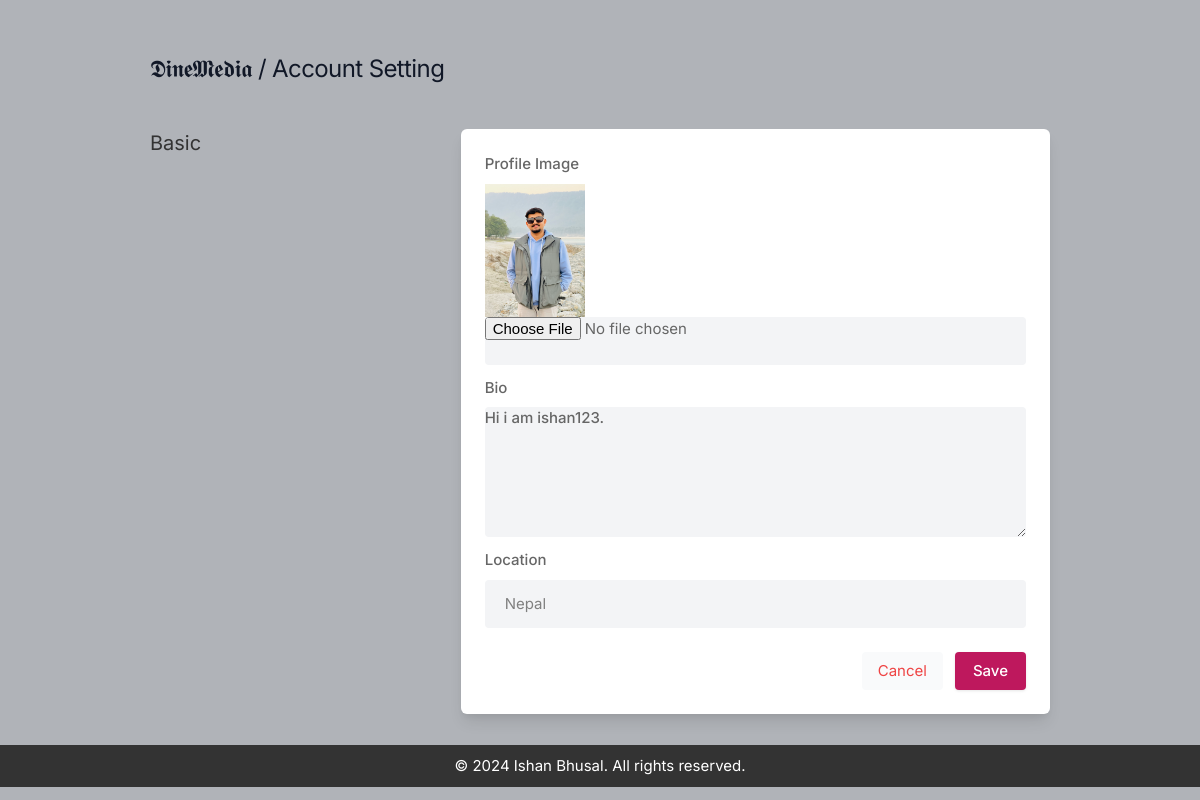
The app's page /social_book/settings/ (signed in) with its own data.
### accounts/models.py (models this page shows, shortened)
class User_profile(base_model):
    user = models.OneToOneField(User, on_delete=models.CASCADE, related_name = 'profile')
    is_email_verified = models.BooleanField(default=False)
    email_token = models.CharField(max_length=100, null=True,blank=True)
    bio = models.TextField(blank=True)
    location = models.CharField(max_length=100, blank=True)
    profile_image= models.ImageField(upload_to ='profile_image/', default="/profile_image/blank-profile-picture.png")

### social_book/views.py (the view, shortened to what this page needs)
# urls.py: path('settings/', setting, name="settings"),
@login_required(login_url='login')
def setting(request):
    user_profile = User_profile.objects.get(user=request.user)
    return render(request, 'social_book/setting.html', {'user_profile': user_profile})

### templates/social_book/setting.html (shortened to what this page needs)
<!DOCTYPE html>
<html lang="en">
<head>
    <link rel="stylesheet" href= '/media/assets/css/icons.css' >
    <link rel="stylesheet" href= '/media/assets/css/uikit.css' >
    <link rel="stylesheet" href='/media/assets/css/style.css' >
    <link rel="stylesheet" href='/media/assets/css/tailwind.css' >
</head>
<body>
            <div class="container m-auto">
                <h1 class="text-2xl leading-none text-gray-900 tracking-tight mt-3"><a href="/social_book/dashboard">𝕯𝖎𝖓𝖊𝕸𝖊𝖉𝖎𝖆</a> / Account Setting  </h1>
                <div class="grid lg:grid-cols-3 mt-12 gap-8">
                    <div>
                        <h3 class="text-xl mb-2"> Basic</h3>
                    </div>
                    <div class="bg-white rounded-md lg:shadow-lg shadow col-span-2">
                        <form action="" method="POST" enctype="multipart/form-data">
                       <div class="grid grid-cols-2 gap-3 lg:p-6 p-4">
                        <div class="col-span-2">
                            <label for=""> Profile Image</label>
                            <img width="100" height="100" src="{{user_profile.profile_image.url}}" />
                            <input type="file" name="image" value="" class="shadow-none bg-gray-100">
                        </div>
                        <div class="col-span-2">
                            <label for="about">Bio</label>
                            <textarea id="about" name="bio" rows="3"  class="shadow-none bg-gray-100">{{user_profile.bio}}</textarea>
                        </div>
                        <div class="col-span-2">
                            <label for=""> Location</label>
                            <input type="text" name="location" value="{{user_profile.location}}" class="shadow-none bg-gray-100">
                        </div>
                   </div>
                   <div class="bg-gray-10 p-6 pt-0 flex justify-end space-x-3">
                       <button class="p-2 px-4 rounded bg-gray-50 text-red-500"> <a href="/social_book/dashboard">Cancel</a> </button>
                       <button type="submit" class="button bg-blue-700"> Save </button>
                   </div>
                </form>
                </div>
                    </div>
                    <br>
                </div>
    <div class="footer" style="background-color: #333;
    color: white;
    padding: 10px 0;
    text-align: center;
    margin-top: 8px;">
        <div >
            &copy; 2024 Ishan Bhusal. All rights reserved.
        </div>
      </div>
</body>
</html>

### public/static/assets/css/style.css (style rules this page uses)
body { background-color: #B0B3B8!important; }
button { vertical-align: middle; }
span.button, button.button { background-color: #be185d; top: 0; color: #fff; position: relative; padding: 8px 18px; line-height: 22px; position: relative; font-weight: 500; font-size: 15px; display: inline-block; -webkit-transition: all 0.2s ease-in-out; transition: all 0.2s ease-in-out; cursor: pointer; overflow: hidden; border: none; border-radius: 4px; -webkit-box-shadow: 0 1px 3px rgba(0, 0, 0, 0.1); box-shadow: 0 1px 3px rgba(0, 0, 0, 0.1); }
input { height: 48px; line-height: 48px; padding: 0 20px; outline: none; font-size: 15px; color: #808080; max-width: 100%; width: 100%; -webkit-box-sizing: border-box; box-sizing: border-box; display: block; font-weight: 400; opacity: 1; border-radius: 4px; border: none; -webkit-box-shadow: 0 1px 4px 0px rgba(0, 0, 0, 0.12); box-shadow: 0 1px 4px 0px rgba(0, 0, 0, 0.12); }
input[type="text"], input[type="password"], input[type="email"], input[type="number"] { height: 48px; line-height: 48px; padding: 0 20px; outline: none; font-size: 15px; color: #808080; max-width: 100%; width: 100%; -webkit-box-sizing: border-box; box-sizing: border-box; display: block; font-weight: 400; opacity: 1; border-radius: 4px; border: none; -webkit-box-shadow: 0 1px 4px 0px rgba(0, 0, 0, 0.12); box-shadow: 0 1px 4px 0px rgba(0, 0, 0, 0.12); }
textarea { height: 48px; line-height: 48px; padding: 0 20px; outline: none; font-size: 15px; color: #808080; margin: 0 0 16px 0; max-width: 100%; width: 100%; -webkit-box-sizing: border-box; box-sizing: border-box; display: block; background-color: #fff; font-weight: 500; opacity: 1; border-radius: 4px; border: none; -webkit-box-shadow: 0 1px 4px 0px rgba(0, 0, 0, 0.12); box-shadow: 0 1px 4px 0px rgba(0, 0, 0, 0.12); }
input { -webkit-transition: all 0.1s ease-in-out; transition: all 0.1s ease-in-out; }
::placeholder { color: #808080; opacity: 1; }
textarea { height: auto; line-height: 27px; padding: 20px; min-height: 130px; -webkit-transition: none !important; transition: none !important; min-width: 100%; }
label, legend { display: block; font-weight: bold; font-size: 15px; font-weight: 500; margin-bottom: 8px; }
button { border: none; margin: 0; padding: 0; width: auto; overflow: visible; background: transparent; color: inherit; font: inherit; line-height: normal; cursor: pointer; }
a { color: #be185d; -webkit-transition: 0.3s; transition: 0.3s; outline: none !important; }
button { outline: none !important; }
img { max-width: 100%; }
body { color: #666; font-size: 15px; line-height: 27px; background-color: #f0f2f5; font-family: "Inter", sans-serif; text-transform: none; }
h1, h2, h3, h4, h5, h6 { font-family: "Inter", sans-serif; text-transform: none; }
input[type="text"], input[type="password"], input[type="email"] { font-family: "Inter", sans-serif; text-transform: none; }
textarea, select { font-family: "Inter", sans-serif; text-transform: none; }
button, body .pac-container { font-family: "Inter", sans-serif; text-transform: none; }
h1, h2, h3, h4, h5, h6 { color: #333; font-weight: 500; margin: 0; padding: 0; }
h1 { font-size: 32px; }
h3 { font-size: 22px; }
@media (min-width: 1024px) { .container { max-width: 900px !important; padding-top: 45px; } }
.shadow-none { -webkit-box-shadow: none !important; box-shadow: none !important; }

### records on screen
User_profile: profile_image (picture), bio "Hi i am ishan123.", location "Nepal"
